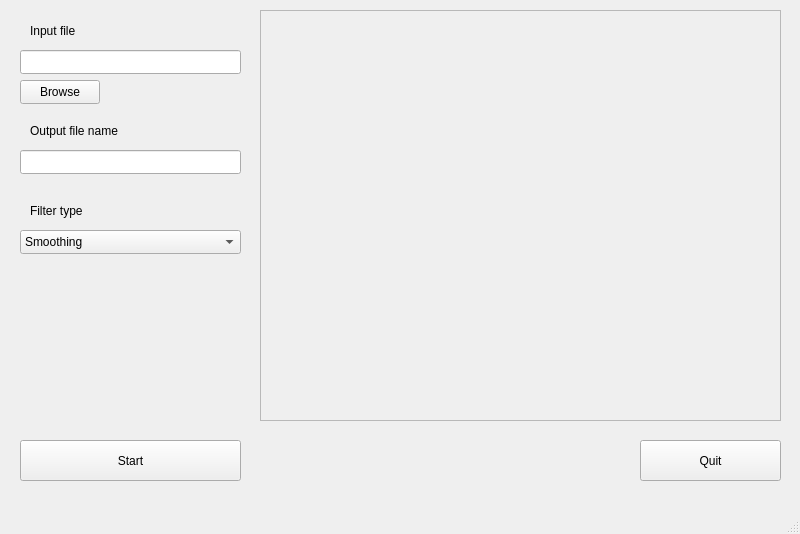
<?xml version="1.0" encoding="UTF-8"?>
<ui version="4.0">
 <class>MainWindow</class>
 <widget class="QMainWindow" name="MainWindow">
  <property name="geometry">
   <rect>
    <x>0</x>
    <y>0</y>
    <width>800</width>
    <height>534</height>
   </rect>
  </property>
  <property name="windowTitle">
   <string>MainWindow</string>
  </property>
  <widget class="QWidget" name="centralwidget">
   <widget class="QPushButton" name="pushButton">
    <property name="geometry">
     <rect>
      <x>640</x>
      <y>440</y>
      <width>141</width>
      <height>41</height>
     </rect>
    </property>
    <property name="text">
     <string>Quit</string>
    </property>
   </widget>
   <widget class="QPushButton" name="StartButton">
    <property name="geometry">
     <rect>
      <x>20</x>
      <y>440</y>
      <width>221</width>
      <height>41</height>
     </rect>
    </property>
    <property name="text">
     <string>Start</string>
    </property>
   </widget>
   <widget class="QFrame" name="frame">
    <property name="geometry">
     <rect>
      <x>260</x>
      <y>10</y>
      <width>521</width>
      <height>411</height>
     </rect>
    </property>
    <property name="frameShape">
     <enum>QFrame::StyledPanel</enum>
    </property>
    <property name="frameShadow">
     <enum>QFrame::Raised</enum>
    </property>
   </widget>
   <widget class="QLabel" name="label">
    <property name="geometry">
     <rect>
      <x>30</x>
      <y>20</y>
      <width>111</width>
      <height>21</height>
     </rect>
    </property>
    <property name="text">
     <string>Input file</string>
    </property>
   </widget>
   <widget class="QLabel" name="label_2">
    <property name="geometry">
     <rect>
      <x>30</x>
      <y>120</y>
      <width>111</width>
      <height>21</height>
     </rect>
    </property>
    <property name="text">
     <string>Output file name</string>
    </property>
   </widget>
   <widget class="QLineEdit" name="InputlineEdit">
    <property name="geometry">
     <rect>
      <x>20</x>
      <y>50</y>
      <width>221</width>
      <height>24</height>
     </rect>
    </property>
   </widget>
   <widget class="QLineEdit" name="OutputName">
    <property name="geometry">
     <rect>
      <x>20</x>
      <y>150</y>
      <width>221</width>
      <height>24</height>
     </rect>
    </property>
    <property name="text">
     <string/>
    </property>
   </widget>
   <widget class="QComboBox" name="FiltercomboBox">
    <property name="geometry">
     <rect>
      <x>20</x>
      <y>230</y>
      <width>221</width>
      <height>24</height>
     </rect>
    </property>
    <item>
     <property name="text">
      <string>Smoothing</string>
     </property>
    </item>
    <item>
     <property name="text">
      <string>Median</string>
     </property>
    </item>
   </widget>
   <widget class="QLabel" name="label_3">
    <property name="geometry">
     <rect>
      <x>30</x>
      <y>200</y>
      <width>111</width>
      <height>21</height>
     </rect>
    </property>
    <property name="text">
     <string>Filter type</string>
    </property>
   </widget>
   <widget class="QPushButton" name="pushButton_3">
    <property name="geometry">
     <rect>
      <x>20</x>
      <y>80</y>
      <width>80</width>
      <height>24</height>
     </rect>
    </property>
    <property name="text">
     <string>Browse</string>
    </property>
   </widget>
  </widget>
  <widget class="QMenuBar" name="menubar">
   <property name="geometry">
    <rect>
     <x>0</x>
     <y>0</y>
     <width>800</width>
     <height>21</height>
    </rect>
   </property>
  </widget>
  <widget class="QStatusBar" name="statusbar"/>
 </widget>
 <tabstops>
  <tabstop>StartButton</tabstop>
  <tabstop>pushButton</tabstop>
 </tabstops>
 <resources/>
 <connections>
  <connection>
   <sender>pushButton</sender>
   <signal>clicked()</signal>
   <receiver>MainWindow</receiver>
   <slot>close()</slot>
   <hints>
    <hint type="sourcelabel">
     <x>678</x>
     <y>494</y>
    </hint>
    <hint type="destinationlabel">
     <x>680</x>
     <y>427</y>
    </hint>
   </hints>
  </connection>
  <connection>
   <sender>pushButton_3</sender>
   <signal>clicked()</signal>
   <receiver>MainWindow</receiver>
   <slot>browseSlot()</slot>
   <hints>
    <hint type="sourcelabel">
     <x>91</x>
     <y>115</y>
    </hint>
    <hint type="destinationlabel">
     <x>120</x>
     <y>113</y>
    </hint>
   </hints>
  </connection>
  <connection>
   <sender>InputlineEdit</sender>
   <signal>returnPressed()</signal>
   <receiver>MainWindow</receiver>
   <slot>returnedPressedSlot()</slot>
   <hints>
    <hint type="sourcelabel">
     <x>131</x>
     <y>89</y>
    </hint>
    <hint type="destinationlabel">
     <x>251</x>
     <y>86</y>
    </hint>
   </hints>
  </connection>
 </connections>
 <slots>
  <slot>browseSlot()</slot>
  <slot>returnedPressedSlot()</slot>
  <slot>startButton()</slot>
 </slots>
</ui>
